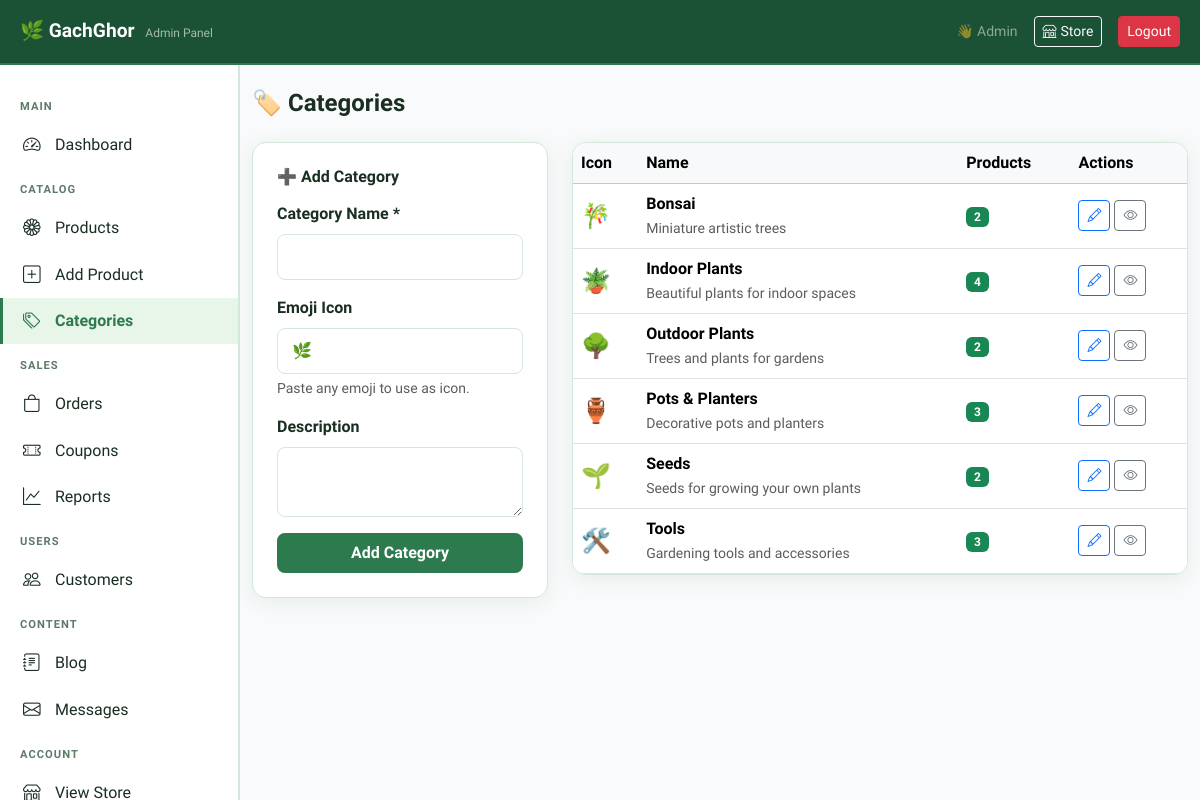
Screenshot of /backend/admin/categories.php (signed in) with the database file from the repository.
### tables this page shows
CREATE TABLE IF NOT EXISTS categories (
    id INT AUTO_INCREMENT PRIMARY KEY,
    name VARCHAR(100) NOT NULL,
    slug VARCHAR(100) NOT NULL UNIQUE,
    icon VARCHAR(50) DEFAULT '🌿',
    description TEXT,
    created_at TIMESTAMP DEFAULT CURRENT_TIMESTAMP
);

### backend/includes/config.php (called while the page is built, shortened)
<?php
function h(string $str): string {
    return htmlspecialchars($str, ENT_QUOTES, 'UTF-8');
}

### backend/admin/categories.php (the view, shortened to what this page needs)
<?php
require_once __DIR__ . '/../includes/config.php';
$db = getDB();
$editCat = null;
$categories = $db->query("
    SELECT c.*, COUNT(p.id) as product_count
    FROM categories c LEFT JOIN products p ON c.id=p.category_id AND p.is_active=1
    GROUP BY c.id ORDER BY c.name
")->fetchAll();
include __DIR__ . '/admin-header.php';
?>
<div class="container-fluid py-4">
    <h4 class="fw-bold mb-4">🏷️ Categories</h4>
    <div class="row g-4">
        <div class="col-md-4">
            <div class="gg-card p-4">
                <h6 class="fw-bold mb-3"><?= $editCat ? '✏️ Edit Category' : '➕ Add Category' ?></h6>
                <form method="POST">
                    <div class="mb-3">
                        <label class="form-label">Category Name *</label>
                        <input type="text" name="name" class="form-control gg-form-control"
                               value="<?= h($editCat['name'] ?? $_POST['name'] ?? '') ?>" required>
                    </div>
                    <div class="mb-3">
                        <label class="form-label">Emoji Icon</label>
                        <input type="text" name="icon" class="form-control gg-form-control"
                               value="<?= h($editCat['icon'] ?? $_POST['icon'] ?? '🌿') ?>"
                               placeholder="e.g. 🌵" maxlength="5">
                        <div class="form-text">Paste any emoji to use as icon.</div>
                    </div>
                    <div class="mb-3">
                        <label class="form-label">Description</label>
                        <textarea name="description" class="form-control gg-form-control" rows="2"><?= h($editCat['description'] ?? '') ?></textarea>
                    </div>
                    <div class="d-flex gap-2">
                        <button type="submit" class="btn gg-btn-green flex-fill">
                            <?= $editCat ? 'Update' : 'Add Category' ?>
                        </button>
                    </div>
                </form>
            </div>
        </div>
        <div class="col-md-8">
            <div class="gg-card overflow-hidden">
                <table class="table table-hover mb-0 align-middle">
                    <thead class="table-light">
                        <tr><th>Icon</th><th>Name</th><th>Products</th><th>Actions</th></tr>
                    </thead>
                    <tbody>
                    <?php foreach($categories as $cat): ?>
                    <tr>
                        <td style="font-size:1.5rem"><?= h($cat['icon']) ?></td>
                        <td>
                            <div class="fw-semibold"><?= h($cat['name']) ?></div>
                            <?php if($cat['description']): ?>
                            <small class="text-muted"><?= h(substr($cat['description'],0,60)) ?></small>
                            <?php endif; ?>
                        </td>
                        <td><span class="badge bg-success"><?= $cat['product_count'] ?></span></td>
                        <td>
                            <div class="d-flex gap-1">
                                <a href="?edit=<?= $cat['id'] ?>" class="btn btn-sm btn-outline-primary"><i class="bi bi-pencil"></i></a>
                                <a href="<?= SITE_URL ?>/frontend/products.php?category=<?= h($cat['slug']) ?>" target="_blank"
                                   class="btn btn-sm btn-outline-secondary"><i class="bi bi-eye"></i></a>
                            </div>
                        </td>
                    </tr>
                    <?php endforeach; ?>
                    </tbody>
                </table>
            </div>
        </div>
    </div>
</div>
<?php include __DIR__ . '/admin-footer.php'; ?>

### assets/css/style.css (style rules this page uses)
:root { --gg-green: #2d7a4f; --gg-green-light: #4caf78; --gg-green-dark: #1b5235; --gg-green-pale: #e8f5e9; --gg-accent: #f4a623; --gg-accent-dark: #d4881a; --gg-danger: #e53e3e; --gg-bg: #f9fafb; --gg-surface: #ffffff; --gg-surface-2: #f1f5f3; --gg-border: #d1e8da; --gg-text: #1a2e22; --gg-text-muted: #5e7a68; --gg-shadow: 0 4px 20px rgba(45,122,79,0.10); --gg-shadow-hover: 0 8px 30px rgba(45,122,79,0.18); --gg-radius: 14px; --gg-radius-sm: 8px; --gg-nav-height: 65px; --gg-bottom-nav: 65px; --transition: all 0.25s ease; }
*, *::before, *::after { box-sizing: border-box; }
body { font-family: 'Hind Siliguri', sans-serif; background: var(--gg-bg); color: var(--gg-text); transition: background 0.3s, color 0.3s; padding-bottom: var(--gg-bottom-nav); }
a { text-decoration: none; color: var(--gg-green); }
.gg-btn-green { background: var(--gg-green); color: #fff; border: 2px solid var(--gg-green); border-radius: var(--gg-radius-sm); font-weight: 600; transition: var(--transition); }
.gg-card { background: var(--gg-surface); border: 1.5px solid var(--gg-border); border-radius: var(--gg-radius); box-shadow: var(--gg-shadow); transition: var(--transition); overflow: hidden; }
.gg-form-control { background: var(--gg-surface); border: 1.5px solid var(--gg-border); color: var(--gg-text); border-radius: var(--gg-radius-sm); padding: 10px 14px; transition: var(--transition); }
.form-label { font-weight: 600; color: var(--gg-text); }

### backend/admin/admin-header.php (style rules this page uses)
body { padding-bottom: 0 !important; }

### rows the page displays
categories: icon "🎋", name "Bonsai", description "Miniature artistic trees", product_count "2"
categories: icon "🪴", name "Indoor Plants", description "Beautiful plants for indoor spaces", product_count "4"
categories: icon "🌳", name "Outdoor Plants", description "Trees and plants for gardens", product_count "2"
categories: icon "🏺", name "Pots & Planters", description "Decorative pots and planters", product_count "3"
categories: icon "🌱", name "Seeds", description "Seeds for growing your own plants", product_count "2"
categories: icon "🛠️", name "Tools", description "Gardening tools and accessories", product_count "3"

### other values shown
$_SESSION['user_name'] "Admin"
